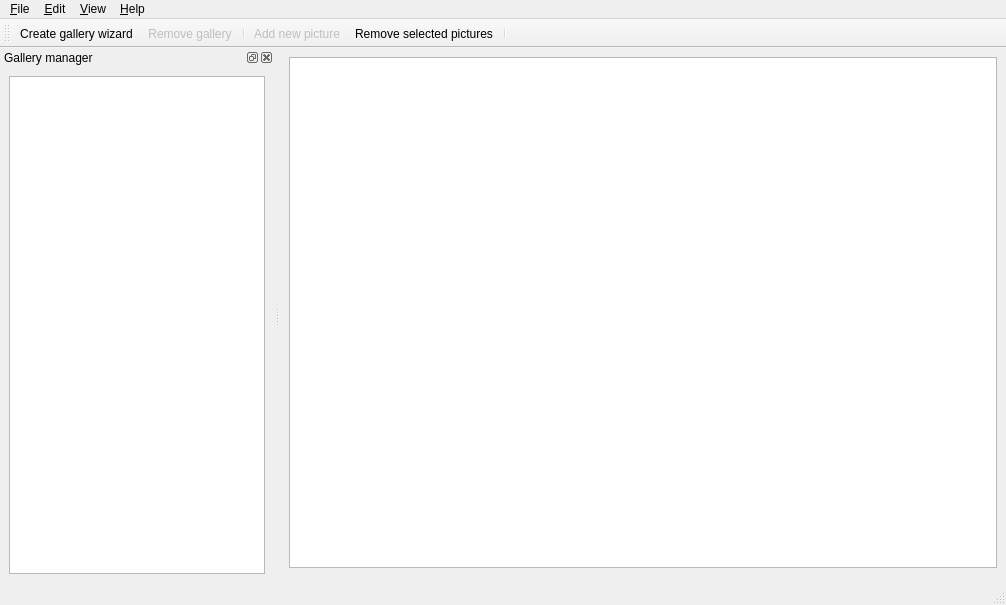
<ui version="4.0" >
 <class>MainWindow</class>
 <widget class="QMainWindow" name="MainWindow" >
  <property name="geometry" >
   <rect>
    <x>0</x>
    <y>0</y>
    <width>1006</width>
    <height>605</height>
   </rect>
  </property>
  <property name="windowTitle" >
   <string>Goya</string>
  </property>
  <property name="icon" stdset="0" >
   <iconset resource="resources.qrc" >:/images/galerist-small.png</iconset>
  </property>
  <widget class="QWidget" name="centralwidget" >
   <layout class="QGridLayout" >
    <item row="1" column="0" >
     <widget class="GWidgets::SearchBar" native="1" name="searchBar" />
    </item>
    <item row="0" column="0" >
     <widget class="GWidgets::ListView" name="imageList" >
      <property name="selectionMode" >
       <enum>QAbstractItemView::ExtendedSelection</enum>
      </property>
      <property name="isWrapping" stdset="0" >
       <bool>true</bool>
      </property>
      <property name="resizeMode" >
       <enum>QListView::Adjust</enum>
      </property>
      <property name="spacing" >
       <number>10</number>
      </property>
      <property name="viewMode" >
       <enum>QListView::IconMode</enum>
      </property>
      <property name="uniformItemSizes" >
       <bool>true</bool>
      </property>
     </widget>
    </item>
   </layout>
  </widget>
  <widget class="QMenuBar" name="menubar" >
   <property name="geometry" >
    <rect>
     <x>0</x>
     <y>0</y>
     <width>1006</width>
     <height>29</height>
    </rect>
   </property>
   <widget class="QMenu" name="viewMenu" >
    <property name="title" >
     <string>&amp;View</string>
    </property>
    <addaction name="separator" />
    <addaction name="actionRectangularBackground" />
    <addaction name="actionRoundBackground" />
    <addaction name="separator" />
    <addaction name="separator" />
   </widget>
   <widget class="QMenu" name="menuFile" >
    <property name="title" >
     <string>&amp;File</string>
    </property>
    <addaction name="actionNew" />
    <addaction name="actionRemoveGallery" />
    <addaction name="separator" />
    <addaction name="actionQuit" />
   </widget>
   <widget class="QMenu" name="editMenu" >
    <property name="title" >
     <string>&amp;Edit</string>
    </property>
    <widget class="QMenu" name="menuSelection" >
     <property name="title" >
      <string>&amp;Selection</string>
     </property>
     <addaction name="actionSelectAll" />
     <addaction name="actionDeselectAll" />
     <addaction name="actionInvertSelection" />
    </widget>
    <addaction name="actionAdd" />
    <addaction name="actionPreview" />
    <addaction name="actionRename" />
    <addaction name="actionDescribe" />
    <addaction name="actionRemove" />
    <addaction name="separator" />
    <addaction name="menuSelection" />
    <addaction name="separator" />
    <addaction name="actionConfiguration" />
   </widget>
   <widget class="QMenu" name="helpMenu" >
    <property name="title" >
     <string>&amp;Help</string>
    </property>
    <addaction name="actionAbout" />
    <addaction name="actionAboutQt" />
    <addaction name="actionUpdate" />
   </widget>
   <addaction name="menuFile" />
   <addaction name="editMenu" />
   <addaction name="viewMenu" />
   <addaction name="helpMenu" />
  </widget>
  <widget class="QStatusBar" name="statusbar" />
  <widget class="QDockWidget" name="galleryDock" >
   <property name="features" >
    <set>QDockWidget::AllDockWidgetFeatures</set>
   </property>
   <property name="windowTitle" >
    <string>Gallery manager</string>
   </property>
   <attribute name="dockWidgetArea" >
    <number>1</number>
   </attribute>
   <widget class="QWidget" name="dockWidgetContents" >
    <layout class="QGridLayout" >
     <item row="0" column="0" >
      <widget class="GWidgets::GalleryTreeView" name="albumView" >
       <property name="editTriggers" >
        <set>QAbstractItemView::DoubleClicked|QAbstractItemView::EditKeyPressed|QAbstractItemView::NoEditTriggers</set>
       </property>
       <property name="alternatingRowColors" >
        <bool>true</bool>
       </property>
       <property name="iconSize" >
        <size>
         <width>22</width>
         <height>22</height>
        </size>
       </property>
       <property name="autoExpandDelay" >
        <number>1</number>
       </property>
      </widget>
     </item>
    </layout>
   </widget>
  </widget>
  <widget class="QToolBar" name="mainBar" >
   <property name="orientation" >
    <enum>Qt::Horizontal</enum>
   </property>
   <attribute name="toolBarArea" >
    <enum>TopToolBarArea</enum>
   </attribute>
   <attribute name="toolBarBreak" >
    <bool>false</bool>
   </attribute>
   <addaction name="actionNew" />
   <addaction name="actionRemoveGallery" />
   <addaction name="separator" />
   <addaction name="actionAdd" />
   <addaction name="actionRemove" />
   <addaction name="separator" />
  </widget>
  <action name="actionAbout" >
   <property name="icon" >
    <iconset resource="resources.qrc" >:/images/galerist-small.png</iconset>
   </property>
   <property name="text" >
    <string>About &amp;Goya</string>
   </property>
   <property name="iconText" >
    <string>About Goya</string>
   </property>
   <property name="toolTip" >
    <string>About Goya</string>
   </property>
   <property name="statusTip" >
    <string>Shows about Goya dialog.</string>
   </property>
  </action>
  <action name="actionAboutQt" >
   <property name="icon" >
    <iconset resource="resources.qrc" >:/images/qt.png</iconset>
   </property>
   <property name="text" >
    <string>About &amp;Qt</string>
   </property>
   <property name="statusTip" >
    <string>Shows about Qt dialog.</string>
   </property>
  </action>
  <action name="actionQuit" >
   <property name="icon" >
    <iconset resource="resources.qrc" >:/images/exit.png</iconset>
   </property>
   <property name="text" >
    <string>&amp;Quit</string>
   </property>
   <property name="statusTip" >
    <string>Quits Goya.</string>
   </property>
  </action>
  <action name="actionNew" >
   <property name="icon" >
    <iconset resource="resources.qrc" >:/images/new.png</iconset>
   </property>
   <property name="text" >
    <string>&amp;Create gallery wizard</string>
   </property>
   <property name="iconText" >
    <string>Create gallery wizard</string>
   </property>
   <property name="toolTip" >
    <string>Create gallery wizard</string>
   </property>
   <property name="statusTip" >
    <string>Create a new gallery with the wizard.</string>
   </property>
  </action>
  <action name="actionRectangularBackground" >
   <property name="checkable" >
    <bool>true</bool>
   </property>
   <property name="icon" >
    <iconset resource="resources.qrc" >:/images/default-rect.png</iconset>
   </property>
   <property name="text" >
    <string>R&amp;ectangular background rectangle</string>
   </property>
   <property name="statusTip" >
    <string>Adds the default background rectangles.</string>
   </property>
  </action>
  <action name="actionRoundBackground" >
   <property name="checkable" >
    <bool>true</bool>
   </property>
   <property name="icon" >
    <iconset resource="resources.qrc" >:/images/round-rect.png</iconset>
   </property>
   <property name="text" >
    <string>&amp;Round background renctangle</string>
   </property>
   <property name="statusTip" >
    <string>Adds the rounded background rectangles.</string>
   </property>
  </action>
  <action name="actionAdd" >
   <property name="enabled" >
    <bool>false</bool>
   </property>
   <property name="icon" >
    <iconset resource="resources.qrc" >:/images/add.png</iconset>
   </property>
   <property name="text" >
    <string>&amp;Add new picture</string>
   </property>
   <property name="statusTip" >
    <string>Adds an individual picture to the selected gallery.</string>
   </property>
  </action>
  <action name="actionRemove" >
   <property name="icon" >
    <iconset resource="resources.qrc" >:/images/remove.png</iconset>
   </property>
   <property name="text" >
    <string>&amp;Remove selected pictures</string>
   </property>
   <property name="statusTip" >
    <string>Removes the selected pictures.</string>
   </property>
   <property name="shortcut" >
    <string/>
   </property>
  </action>
  <action name="actionConfiguration" >
   <property name="icon" >
    <iconset resource="resources.qrc" >:/images/configure.png</iconset>
   </property>
   <property name="text" >
    <string>&amp;Configuration</string>
   </property>
   <property name="statusTip" >
    <string>Shows a configuration dialog.</string>
   </property>
  </action>
  <action name="actionPreview" >
   <property name="icon" >
    <iconset resource="resources.qrc" >:/images/preview.png</iconset>
   </property>
   <property name="text" >
    <string>&amp;Preview</string>
   </property>
   <property name="statusTip" >
    <string>Shows the bigger preview of the selected image.</string>
   </property>
  </action>
  <action name="actionRename" >
   <property name="icon" >
    <iconset resource="resources.qrc" >:/images/rename.png</iconset>
   </property>
   <property name="text" >
    <string>Rename</string>
   </property>
   <property name="statusTip" >
    <string>Lets you rename the selected image.</string>
   </property>
  </action>
  <action name="actionDescribe" >
   <property name="icon" >
    <iconset resource="resources.qrc" >:/images/describe.png</iconset>
   </property>
   <property name="text" >
    <string>Describe</string>
   </property>
   <property name="statusTip" >
    <string>Lets you describe the selected image.</string>
   </property>
  </action>
  <action name="actionSelectAll" >
   <property name="enabled" >
    <bool>false</bool>
   </property>
   <property name="text" >
    <string>Select all</string>
   </property>
   <property name="statusTip" >
    <string>Selects all images.</string>
   </property>
  </action>
  <action name="actionDeselectAll" >
   <property name="enabled" >
    <bool>false</bool>
   </property>
   <property name="text" >
    <string>Deselect all</string>
   </property>
   <property name="statusTip" >
    <string>Deselect all images.</string>
   </property>
  </action>
  <action name="actionInvertSelection" >
   <property name="enabled" >
    <bool>false</bool>
   </property>
   <property name="text" >
    <string>Invert selection</string>
   </property>
   <property name="statusTip" >
    <string>Inverts the selection.</string>
   </property>
  </action>
  <action name="actionRemoveGallery" >
   <property name="enabled" >
    <bool>false</bool>
   </property>
   <property name="icon" >
    <iconset resource="resources.qrc" >:/images/remove.png</iconset>
   </property>
   <property name="text" >
    <string>Remove gallery</string>
   </property>
   <property name="statusTip" >
    <string>Removes the selected gallery.</string>
   </property>
  </action>
  <action name="actionUpdate" >
   <property name="enabled" >
    <bool>false</bool>
   </property>
   <property name="icon" >
    <iconset resource="resources.qrc" >:/images/upgrade.png</iconset>
   </property>
   <property name="text" >
    <string>Check for &amp;updates</string>
   </property>
   <property name="statusTip" >
    <string>Checks for the updates.</string>
   </property>
  </action>
 </widget>
 <customwidgets>
  <customwidget>
   <class>GWidgets::GalleryTreeView</class>
   <extends>QTreeView</extends>
   <header>widgets/gallerytreeview.h</header>
  </customwidget>
  <customwidget>
   <class>GWidgets::SearchBar</class>
   <extends>QWidget</extends>
   <header>widgets/searchbar.h</header>
   <container>1</container>
  </customwidget>
  <customwidget>
   <class>GWidgets::ListView</class>
   <extends>QListView</extends>
   <header location="global" >widgets/listview.h</header>
  </customwidget>
 </customwidgets>
 <resources>
  <include location="resources.qrc" />
 </resources>
 <connections>
  <connection>
   <sender>albumView</sender>
   <signal>clicked(QModelIndex)</signal>
   <receiver>imageList</receiver>
   <slot>setRootIndex(QModelIndex)</slot>
   <hints>
    <hint type="sourcelabel" >
     <x>167</x>
     <y>268</y>
    </hint>
    <hint type="destinationlabel" >
     <x>459</x>
     <y>265</y>
    </hint>
   </hints>
  </connection>
 </connections>
</ui>
